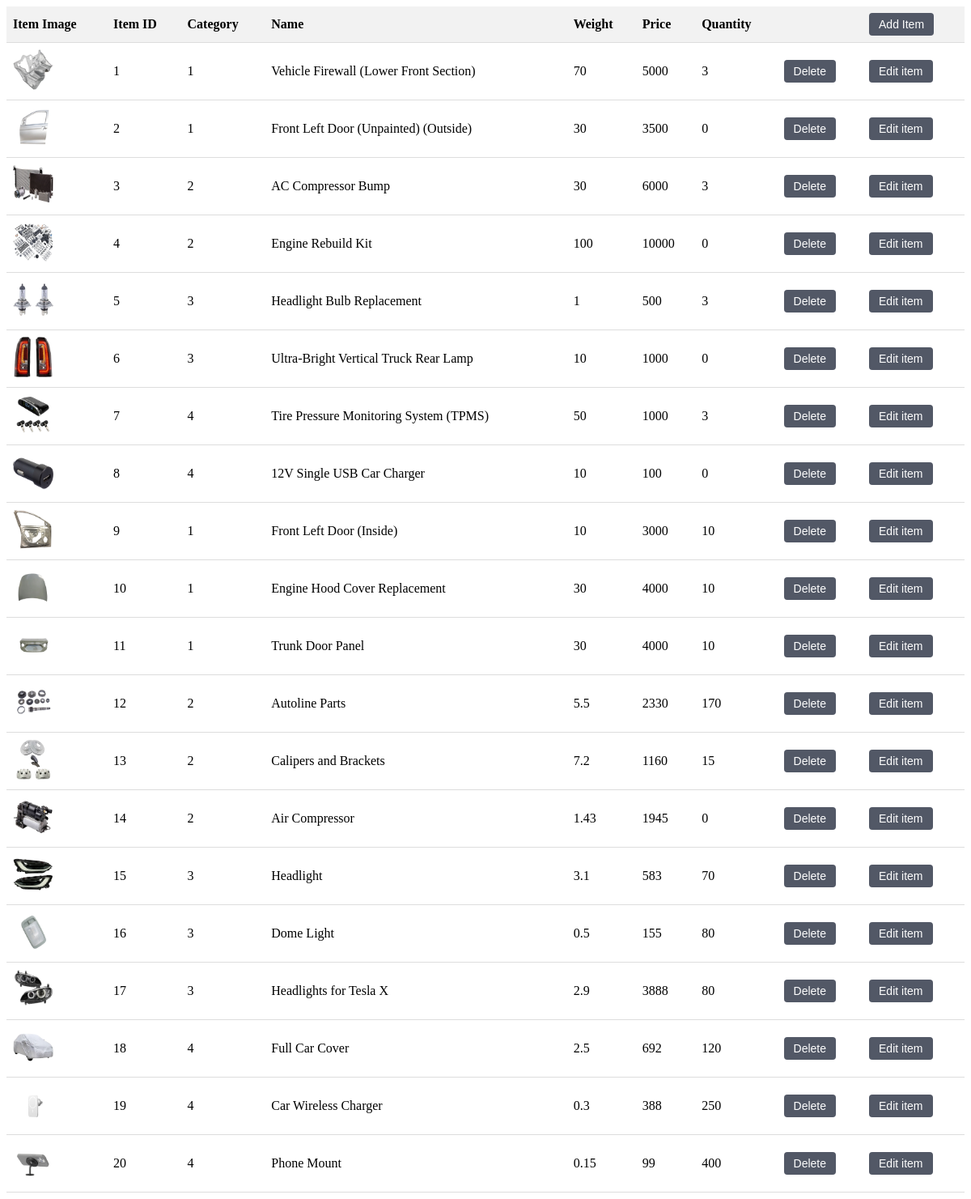
Page /4523html&css/php/loadItem.php on the committed database.
### tables this page shows
CREATE TABLE Item (
    sparePartNum INT(10) NOT NULL,
    sparePartCategory INT(1) NOT NULL,
    sparePartName VARCHAR(255) NOT NULL,
    sparePartImage VARCHAR(100) NOT NULL,
    sparePartDescription VARCHAR(255),
    weight DOUBLE NOT NULL,
    stockItemQty INT(10) NOT NULL,
    price DOUBLE NOT NULL,
    PRIMARY KEY (sparePartNum)
);

### 4523html&css/php/loadItem.php (the view, shortened to what this page needs)
<!DOCTYPE html>
<html>
    <link rel="stylesheet" type="text/css" href="../css/item.css">
<?php
$servername = "127.0.0.1";
$username = "root";
$password = "";
$dbname = "projectdb";
$conn = new mysqli($servername, $username, $password, $dbname);
$sql = "SELECT * FROM Item";
$result = $conn->query($sql);
if ($result->num_rows > 0) {
    echo "
    <script>
        function redirectToNewPage() {
            parent.location.href = '../Add Item Form.html';
        }
        function deleteItem(sparePartNum) {
           if (confirm('Are you sure you want to delete this item?')) {
               var xhr = new XMLHttpRequest();
               xhr.open('POST', 'deleteItem.php', true);
               xhr.setRequestHeader('Content-Type', 'application/x-www-form-urlencoded');
               xhr.onreadystatechange = function () {
                   if (xhr.readyState == 4 && xhr.status == 200) {
                       alert(xhr.responseText);
                       location.reload(); // Reload the page to reflect the changes
                   }
               };
               xhr.send('sparePartNum=' + sparePartNum);
           }
        }
        function editItem(sparePartNum) {
            window.location.href = 'editItem.php?sparePartNum=' + sparePartNum;
        }
    </script>
    <table  class='order-table'>
    <tr>
    <th>Item Image</th>
    <th>Item ID</th>
    <th>Category</th>
    <th>Name</th>
    <th>Weight</th>
    <th>Price</th>
    <th>Quantity</th>
    <th></th>
    <th>
          <button onclick='redirectToNewPage()' >Add Item</button>
    </th>
    </tr>";
    while($row = $result->fetch_assoc()) {
        $img = $row['sparePartImage'];
        $path = "../sample images/";
        echo "<tr>
        <td><img src='". $path . $img ."' style='width:50px; height:50px'></td>
        <td>".$row["sparePartNum"]."</td>
        <td>".$row["sparePartCategory"]."</td>
        <td>".$row["sparePartName"]."</td>
        <td>".$row["weight"]."</td>
        <td>".$row["price"]."</td>
        <td>".$row["stockItemQty"]."</td>
        <td>
          <button onclick='deleteItem(".$row["sparePartNum"].")'>Delete</button>
        </td>
        <td>
          <button onclick='editItem(".$row["sparePartNum"].")'>Edit item</button>
        </td>
        </tr>";
    }
    echo "</table>";
} else {
    echo "0 results";
}
?>
</html>

### 4523html&css/css/item.css (style rules this page uses)
.order-table { width: 100%; border-collapse: collapse; border: none; }
.order-table th, .order-table td { padding: 8px; text-align: left; border-bottom: 1px solid #ddd; }
.order-table th { background-color: #f2f2f2; }
button { padding: 6px 12px; font-size: 14px; background-color: #525866; color: white; border: none; border-radius: 4px; cursor: pointer; }

### rows in the picture
item: sparePartImage (picture), sparePartNum "1", sparePartCategory "1", sparePartName "Vehicle Firewall (Lower Front Section)", weight "70", price "5000", stockItemQty "3"
item: sparePartImage (picture), sparePartNum "2", sparePartCategory "1", sparePartName "Front Left Door (Unpainted) (Outside)", weight "30", price "3500", stockItemQty "0"
item: sparePartImage (picture), sparePartNum "3", sparePartCategory "2", sparePartName "AC Compressor Bump", weight "30", price "6000", stockItemQty "3"
item: sparePartImage (picture), sparePartNum "4", sparePartCategory "2", sparePartName "Engine Rebuild Kit", weight "100", price "10000", stockItemQty "0"
item: sparePartImage (picture), sparePartNum "5", sparePartCategory "3", sparePartName "Headlight Bulb Replacement", weight "1", price "500", stockItemQty "3"
item: sparePartImage (picture), sparePartNum "6", sparePartCategory "3", sparePartName "Ultra-Bright Vertical Truck Rear Lamp", weight "10", price "1000", stockItemQty "0"
item: sparePartImage (picture), sparePartNum "7", sparePartCategory "4", sparePartName "Tire Pressure Monitoring System (TPMS)", weight "50", price "1000", stockItemQty "3"
item: sparePartImage (picture), sparePartNum "8", sparePartCategory "4", sparePartName "12V Single USB Car Charger", weight "10", price "100", stockItemQty "0"
item: sparePartImage (picture), sparePartNum "9", sparePartCategory "1", sparePartName "Front Left Door (Inside)", weight "10", price "3000", stockItemQty "10"
item: sparePartImage (picture), sparePartNum "10", sparePartCategory "1", sparePartName "Engine Hood Cover Replacement", weight "30", price "4000", stockItemQty "10"
item: sparePartImage (picture), sparePartNum "11", sparePartCategory "1", sparePartName "Trunk Door Panel", weight "30", price "4000", stockItemQty "10"
item: sparePartImage (picture), sparePartNum "12", sparePartCategory "2", sparePartName "Autoline Parts", weight "5.5", price "2330", stockItemQty "170"
item: sparePartImage (picture), sparePartNum "13", sparePartCategory "2", sparePartName "Calipers and Brackets", weight "7.2", price "1160", stockItemQty "15"
item: sparePartImage (picture), sparePartNum "14", sparePartCategory "2", sparePartName "Air Compressor", weight "1.43", price "1945", stockItemQty "0"
item: sparePartImage (picture), sparePartNum "15", sparePartCategory "3", sparePartName "Headlight", weight "3.1", price "583", stockItemQty "70"
item: sparePartImage (picture), sparePartNum "16", sparePartCategory "3", sparePartName "Dome Light", weight "0.5", price "155", stockItemQty "80"
item: sparePartImage (picture), sparePartNum "17", sparePartCategory "3", sparePartName "Headlights for Tesla X", weight "2.9", price "3888", stockItemQty "80"
item: sparePartImage (picture), sparePartNum "18", sparePartCategory "4", sparePartName "Full Car Cover", weight "2.5", price "692", stockItemQty "120"
item: sparePartImage (picture), sparePartNum "19", sparePartCategory "4", sparePartName "Car Wireless Charger", weight "0.3", price "388", stockItemQty "250"
item: sparePartImage (picture), sparePartNum "20", sparePartCategory "4", sparePartName "Phone Mount", weight "0.15", price "99", stockItemQty "400"
